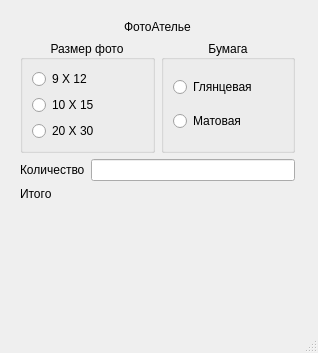
<?xml version="1.0" encoding="UTF-8"?>
<ui version="4.0">
 <class>MainWindow</class>
 <widget class="QMainWindow" name="MainWindow">
  <property name="geometry">
   <rect>
    <x>0</x>
    <y>0</y>
    <width>318</width>
    <height>353</height>
   </rect>
  </property>
  <property name="minimumSize">
   <size>
    <width>318</width>
    <height>353</height>
   </size>
  </property>
  <property name="windowTitle">
   <string>Макаров А.К. 4133К</string>
  </property>
  <property name="styleSheet">
   <string notr="true">*{
font:700 12pt &quot;Segoe UI&quot;;
}</string>
  </property>
  <widget class="QWidget" name="centralwidget">
   <widget class="QWidget" name="">
    <property name="geometry">
     <rect>
      <x>20</x>
      <y>20</y>
      <width>275</width>
      <height>250</height>
     </rect>
    </property>
    <layout class="QGridLayout" name="gridLayout_5">
     <item row="0" column="0">
      <layout class="QGridLayout" name="gridLayout_4">
       <item row="0" column="0">
        <widget class="QLabel" name="label">
         <property name="text">
          <string>&lt;html&gt;&lt;head/&gt;&lt;body&gt;&lt;p align=&quot;center&quot;&gt;ФотоАтелье&lt;/p&gt;&lt;/body&gt;&lt;/html&gt;</string>
         </property>
        </widget>
       </item>
       <item row="1" column="0">
        <layout class="QGridLayout" name="gridLayout_3">
         <item row="0" column="0">
          <widget class="QGroupBox" name="groupBox">
           <property name="title">
            <string>Размер фото</string>
           </property>
           <property name="alignment">
            <set>Qt::AlignCenter</set>
           </property>
           <layout class="QGridLayout" name="gridLayout">
            <item row="1" column="0">
             <widget class="QRadioButton" name="medium">
              <property name="text">
               <string>10 X 15</string>
              </property>
             </widget>
            </item>
            <item row="0" column="0">
             <widget class="QRadioButton" name="little">
              <property name="text">
               <string>9 X 12</string>
              </property>
             </widget>
            </item>
            <item row="2" column="0">
             <widget class="QRadioButton" name="large">
              <property name="text">
               <string>20 X 30</string>
              </property>
             </widget>
            </item>
           </layout>
          </widget>
         </item>
         <item row="0" column="1">
          <widget class="QGroupBox" name="groupBox_2">
           <property name="title">
            <string>Бумага</string>
           </property>
           <property name="alignment">
            <set>Qt::AlignCenter</set>
           </property>
           <layout class="QGridLayout" name="gridLayout_2">
            <item row="0" column="0">
             <widget class="QRadioButton" name="glossy">
              <property name="text">
               <string>Глянцевая</string>
              </property>
             </widget>
            </item>
            <item row="1" column="0">
             <widget class="QRadioButton" name="matte">
              <property name="text">
               <string>Матовая</string>
              </property>
             </widget>
            </item>
           </layout>
          </widget>
         </item>
        </layout>
       </item>
      </layout>
     </item>
     <item row="1" column="0">
      <layout class="QFormLayout" name="formLayout">
       <item row="0" column="0">
        <widget class="QLabel" name="label_2">
         <property name="text">
          <string>Количество</string>
         </property>
        </widget>
       </item>
       <item row="0" column="1">
        <widget class="QLineEdit" name="quantity"/>
       </item>
       <item row="1" column="0">
        <widget class="QLabel" name="label_3">
         <property name="text">
          <string>Итого</string>
         </property>
        </widget>
       </item>
       <item row="1" column="1">
        <widget class="QLabel" name="total">
         <property name="text">
          <string/>
         </property>
        </widget>
       </item>
      </layout>
     </item>
    </layout>
   </widget>
  </widget>
  <widget class="QMenuBar" name="menubar">
   <property name="geometry">
    <rect>
     <x>0</x>
     <y>0</y>
     <width>318</width>
     <height>27</height>
    </rect>
   </property>
  </widget>
  <widget class="QStatusBar" name="statusbar"/>
 </widget>
 <resources/>
 <connections/>
</ui>
